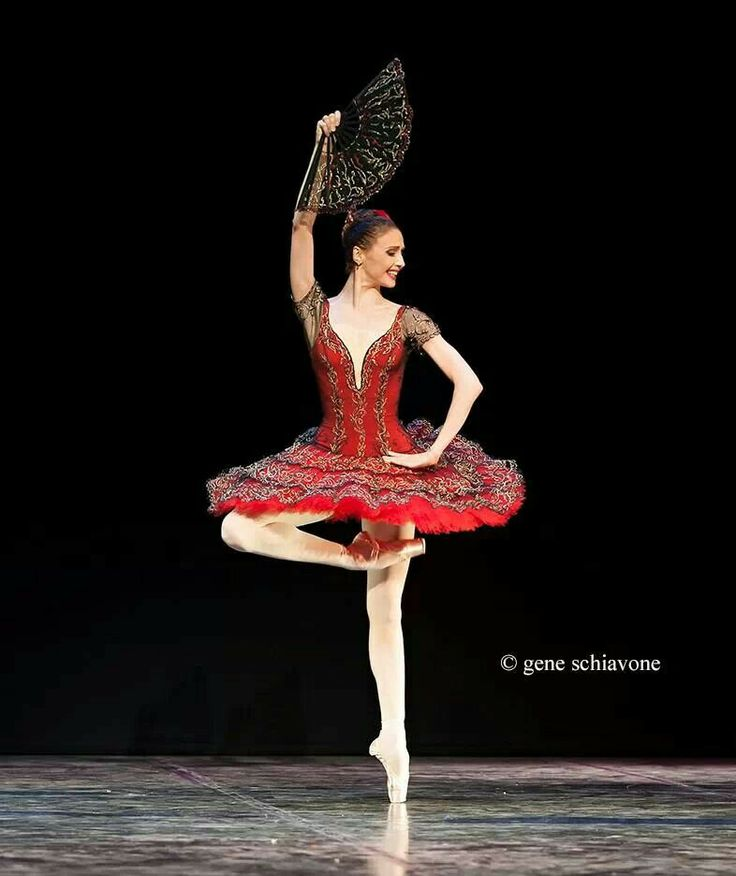
//> input picture svetlana.jpg, 736 x 876 px
$ ./example   (built with g++ and OpenCV 4)
//> lines starting //> are read from the running program, lines starting //| are printed output that depends on the picture; after the words box and inside, x2 and y2 are one past the last pixel; in counts of white or black regions, pixels touching at a corner belong together
//http://docs.opencv.org/2.4/doc/tutorials/imgproc/gausian_median_blur_bilateral_filter/gausian_median_blur_bilateral_filter.html#smoothing

include "opencv2/imgproc/imgproc.hpp"
#include "opencv2/highgui/highgui.hpp"
#include <opencv2/opencv.hpp>
#include <iostream>

using namespace std;
using namespace cv;

/// Global Variables
int DELAY_CAPTION = 1500;
int DELAY_BLUR = 100;
int MAX_KERNEL_LENGTH = 31;

Mat src; Mat dst;
char window_name[] = "Filter Demo 1";

/// Function headers
int display_caption( char* caption );
int display_dst( int delay );

// main function

 int main( int argc, char** argv )
 {
 //  cout >> “edit” >> endl;

   namedWindow( window_name, CV_WINDOW_AUTOSIZE );

   /// Load the source image
   src = imread( "svetlana.jpg", 1 );
//> src is the input picture: 876 rows x 736 cols, CV_8UC3; mean B, G, R 25.7, 27.8, 34.8

   if( display_caption( "Original Image" ) != 0 ) { return 0; }

   dst = src.clone();
   if( display_dst( DELAY_CAPTION ) != 0 ) { return 0; }

// Applying black background (Change the background from white to black)
if( display_caption( "Black Background" ) != 0 ) { return 0; }

    for( int x = 0; x < src.rows; x++ ) {
      for( int y = 0; y < src.cols; y++ ) {
          if ( src.at<Vec3b>(x, y) == Vec3b(255,255,255) ) {
            src.at<Vec3b>(x, y)[0] = 0;
            src.at<Vec3b>(x, y)[1] = 0;
            src.at<Vec3b>(x, y)[2] = 0;
          }
        }
    }
//> src: 876 rows x 736 cols, CV_8UC3; 15 pixels changed, all inside (x1, y1, x2, y2) = (637, 660, 659, 670)


   /// Applying Homogeneous blur
   if( display_caption( "Homogeneous Blur" ) != 0 ) { return 0; }

   for ( int i = 1; i < MAX_KERNEL_LENGTH; i = i + 2 )
       { blur( src, dst, Size( i, i ), Point(-1,-1) );
         if( display_dst( DELAY_BLUR ) != 0 ) { return 0; } }
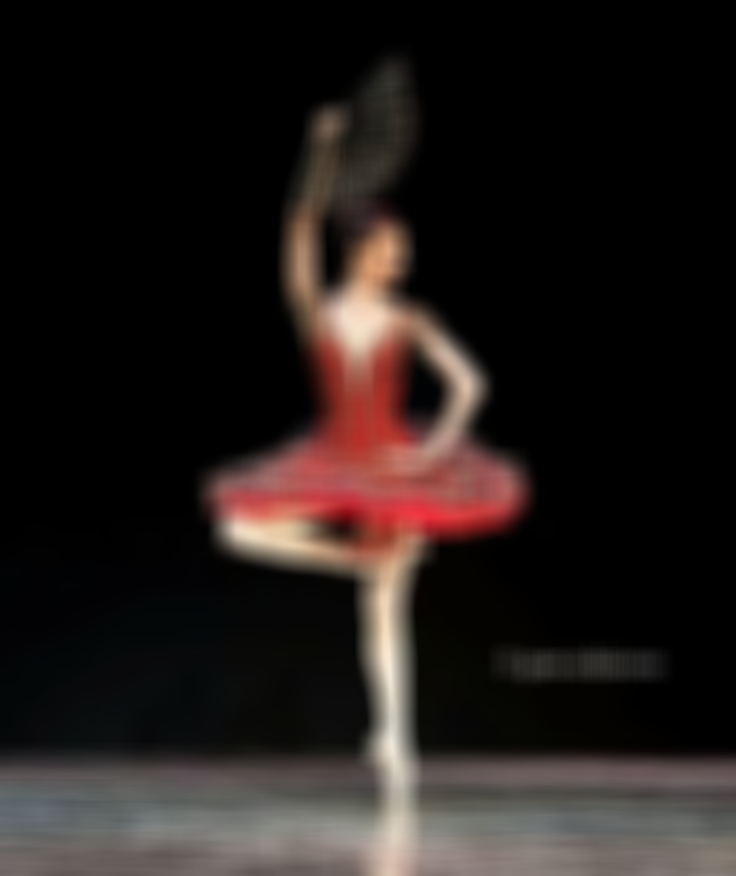
//> dst: 876 rows x 736 cols, CV_8UC3; mean B, G, R 25.7, 27.8, 34.8

    /// Applying Gaussian blur
    if( display_caption( "Gaussian Blur" ) != 0 ) { return 0; }

    for ( int i = 1; i < MAX_KERNEL_LENGTH; i = i + 2 )
        { GaussianBlur( src, dst, Size( i, i ), 0, 0 );
          if( display_dst( DELAY_BLUR ) != 0 ) { return 0; } }
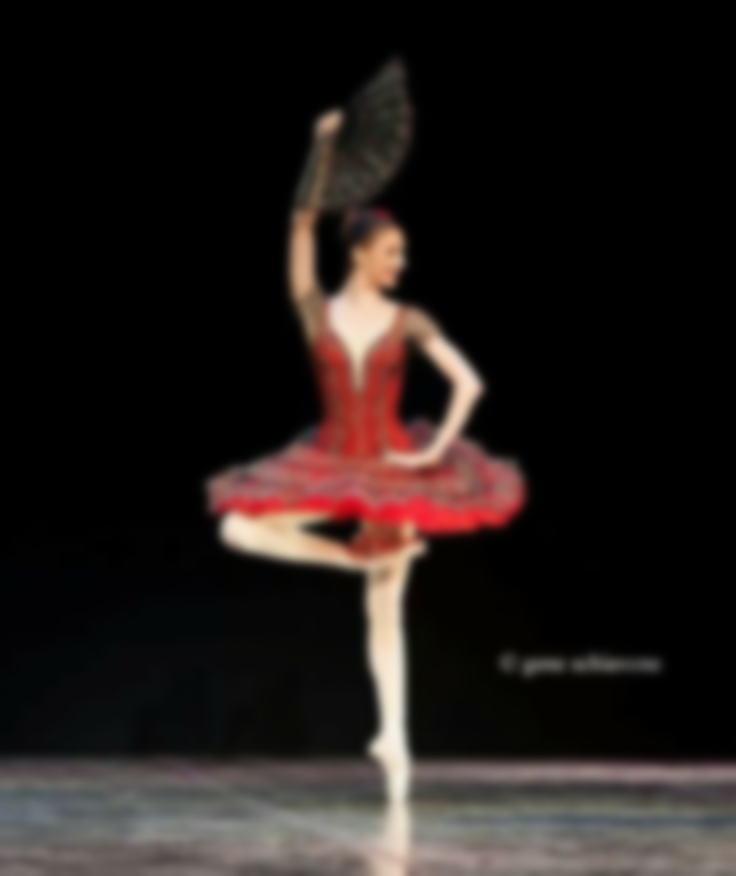
//> dst: 876 rows x 736 cols, CV_8UC3; mean B, G, R 25.7, 27.8, 34.8

     /// Applying Median blur
     if( display_caption( "Median Blur" ) != 0 ) { return 0; }

     for ( int i = 1; i < MAX_KERNEL_LENGTH; i = i + 2 )
         { medianBlur ( src, dst, i );
           if( display_dst( DELAY_BLUR ) != 0 ) { return 0; } }
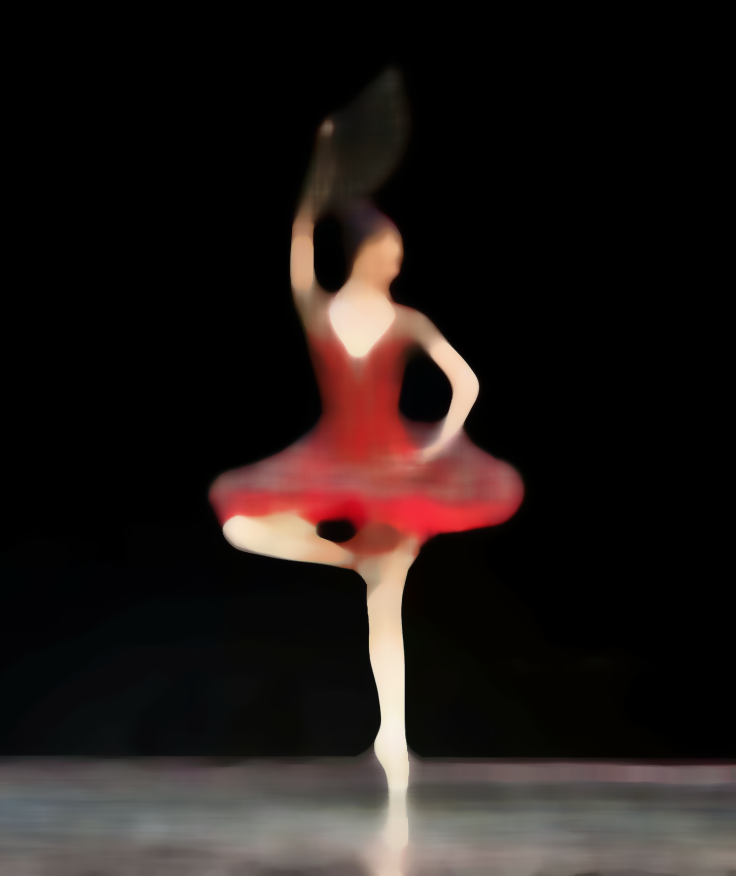
//> dst: 876 rows x 736 cols, CV_8UC3; mean B, G, R 23.7, 25.8, 33.5

     /// Applying Bilateral Filter
     if( display_caption( "Bilateral Blur" ) != 0 ) { return 0; }

     for ( int i = 1; i < MAX_KERNEL_LENGTH; i = i + 2 )
         { bilateralFilter ( src, dst, i, i*2, i/2 );
           if( display_dst( DELAY_BLUR ) != 0 ) { return 0; } }

     /// Wait until user press a key
     display_caption( "End: Press a key!" );

     waitKey(0);
     return 0;
 }

 int display_caption( char* caption )
 {
   dst = Mat::zeros( src.size(), src.type() );
   putText( dst, caption,
            Point( src.cols/4, src.rows/2),
            CV_FONT_HERSHEY_COMPLEX, 1, Scalar(255, 255, 255) );

   imshow( window_name, dst );
   int c = waitKey( DELAY_CAPTION );
   if( c >= 0 ) { return -1; }
   return 0;
  }

  int display_dst( int delay )
  {
    imshow( window_name, dst );
    int c = waitKey ( delay );
    if( c >= 0 ) { return -1; }
    return 0;
  }
